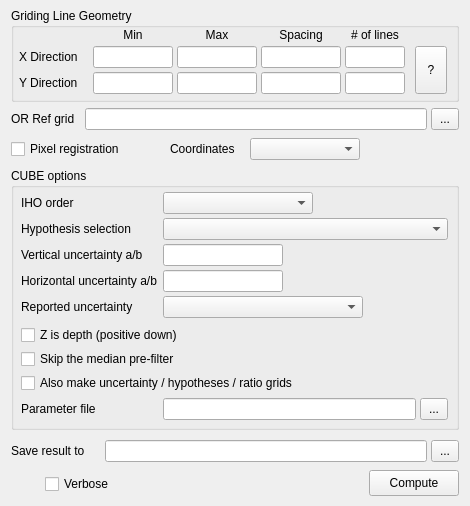
<?xml version="1.0" encoding="UTF-8"?>
<ui version="4.0">
 <class>CubeDialog</class>
 <widget class="QDialog" name="CubeDialog">
  <property name="geometry">
   <rect><x>0</x><y>0</y><width>470</width><height>506</height></rect>
  </property>
  <property name="windowTitle">
   <string>CUBE gridding (MB-System)</string>
  </property>
  <widget class="QGroupBox" name="geoGroup">
   <property name="geometry"><rect><x>11</x><y>8</y><width>448</width><height>94</height></rect></property>
   <property name="title"><string>Griding Line Geometry</string></property>
   <widget class="QLabel" name="minLab">
    <property name="geometry"><rect><x>82</x><y>18</y><width>80</width><height>18</height></rect></property>
    <property name="text"><string>Min</string></property>
    <property name="alignment"><set>Qt::AlignHCenter|Qt::AlignVCenter</set></property>
   </widget>
   <widget class="QLabel" name="maxLab">
    <property name="geometry"><rect><x>166</x><y>18</y><width>80</width><height>18</height></rect></property>
    <property name="text"><string>Max</string></property>
    <property name="alignment"><set>Qt::AlignHCenter|Qt::AlignVCenter</set></property>
   </widget>
   <widget class="QLabel" name="spacingLab">
    <property name="geometry"><rect><x>250</x><y>18</y><width>80</width><height>18</height></rect></property>
    <property name="text"><string>Spacing</string></property>
    <property name="alignment"><set>Qt::AlignHCenter|Qt::AlignVCenter</set></property>
   </widget>
   <widget class="QLabel" name="nLinesLab">
    <property name="geometry"><rect><x>334</x><y>18</y><width>60</width><height>18</height></rect></property>
    <property name="text"><string># of lines</string></property>
    <property name="alignment"><set>Qt::AlignHCenter|Qt::AlignVCenter</set></property>
   </widget>
   <widget class="QLabel" name="xDirLab">
    <property name="geometry"><rect><x>8</x><y>38</y><width>72</width><height>22</height></rect></property>
    <property name="text"><string>X Direction</string></property>
   </widget>
   <widget class="QLineEdit" name="xMin">
    <property name="geometry"><rect><x>82</x><y>38</y><width>80</width><height>22</height></rect></property>
   </widget>
   <widget class="QLineEdit" name="xMax">
    <property name="geometry"><rect><x>166</x><y>38</y><width>80</width><height>22</height></rect></property>
   </widget>
   <widget class="QLineEdit" name="xInc">
    <property name="geometry"><rect><x>250</x><y>38</y><width>80</width><height>22</height></rect></property>
   </widget>
   <widget class="QLineEdit" name="xN">
    <property name="geometry"><rect><x>334</x><y>38</y><width>60</width><height>22</height></rect></property>
   </widget>
   <widget class="QLabel" name="yDirLab">
    <property name="geometry"><rect><x>8</x><y>64</y><width>72</width><height>22</height></rect></property>
    <property name="text"><string>Y Direction</string></property>
   </widget>
   <widget class="QLineEdit" name="yMin">
    <property name="geometry"><rect><x>82</x><y>64</y><width>80</width><height>22</height></rect></property>
   </widget>
   <widget class="QLineEdit" name="yMax">
    <property name="geometry"><rect><x>166</x><y>64</y><width>80</width><height>22</height></rect></property>
   </widget>
   <widget class="QLineEdit" name="yInc">
    <property name="geometry"><rect><x>250</x><y>64</y><width>80</width><height>22</height></rect></property>
   </widget>
   <widget class="QLineEdit" name="yN">
    <property name="geometry"><rect><x>334</x><y>64</y><width>60</width><height>22</height></rect></property>
   </widget>
   <widget class="QToolButton" name="helpBtn">
    <property name="geometry"><rect><x>404</x><y>38</y><width>32</width><height>48</height></rect></property>
    <property name="text"><string>?</string></property>
    <property name="toolTip"><string>Edit any two of Min/Max/Spacing/# and the rest are derived.</string></property>
   </widget>
  </widget>
  <widget class="QLabel" name="refLab">
   <property name="geometry"><rect><x>11</x><y>108</y><width>72</width><height>22</height></rect></property>
   <property name="text"><string>OR Ref grid</string></property>
  </widget>
  <widget class="QLineEdit" name="refEdit">
   <property name="geometry"><rect><x>85</x><y>108</y><width>342</width><height>22</height></rect></property>
   <property name="toolTip"><string>Pick a grid/image; its region, spacing and size fill the boxes above.</string></property>
  </widget>
  <widget class="QToolButton" name="refBtn">
   <property name="geometry"><rect><x>431</x><y>108</y><width>28</width><height>22</height></rect></property>
   <property name="text"><string>...</string></property>
  </widget>
  <widget class="QCheckBox" name="chk_pixel">
   <property name="geometry"><rect><x>11</x><y>138</y><width>140</width><height>22</height></rect></property>
   <property name="text"><string>Pixel registration</string></property>
   <property name="toolTip"><string>Pixel registration for the output grid (-r)</string></property>
  </widget>
  <widget class="QLabel" name="lb_coords">
   <property name="geometry"><rect><x>170</x><y>138</y><width>76</width><height>22</height></rect></property>
   <property name="text"><string>Coordinates</string></property>
  </widget>
  <widget class="QComboBox" name="cb_coords">
   <property name="geometry"><rect><x>250</x><y>138</y><width>110</width><height>22</height></rect></property>
   <property name="toolTip"><string>&lt;html&gt;Whether x,y are longitude/latitude (-fg). "auto" asks GMT to&lt;br&gt;guess from the data.&lt;/html&gt;</string></property>
  </widget>
  <widget class="QGroupBox" name="gb_cube">
   <property name="geometry"><rect><x>11</x><y>168</y><width>448</width><height>262</height></rect></property>
   <property name="title"><string>CUBE options</string></property>
   <widget class="QLabel" name="lb_iho_order">
    <property name="geometry"><rect><x>10</x><y>24</y><width>140</width><height>22</height></rect></property>
    <property name="text"><string>IHO order</string></property>
   </widget>
   <widget class="QComboBox" name="opt_iho_order">
    <property name="geometry"><rect><x>152</x><y>24</y><width>150</width><height>22</height></rect></property>
   </widget>
   <widget class="QLabel" name="lb_method">
    <property name="geometry"><rect><x>10</x><y>50</y><width>140</width><height>22</height></rect></property>
    <property name="text"><string>Hypothesis selection</string></property>
   </widget>
   <widget class="QComboBox" name="opt_method">
    <property name="geometry"><rect><x>152</x><y>50</y><width>285</width><height>22</height></rect></property>
   </widget>
   <widget class="QLabel" name="lb_tvu">
    <property name="geometry"><rect><x>10</x><y>76</y><width>140</width><height>22</height></rect></property>
    <property name="text"><string>Vertical uncertainty a/b</string></property>
   </widget>
   <widget class="QLineEdit" name="opt_tvu">
    <property name="geometry"><rect><x>152</x><y>76</y><width>120</width><height>22</height></rect></property>
   </widget>
   <widget class="QLabel" name="lb_thu">
    <property name="geometry"><rect><x>10</x><y>102</y><width>140</width><height>22</height></rect></property>
    <property name="text"><string>Horizontal uncertainty a/b</string></property>
   </widget>
   <widget class="QLineEdit" name="opt_thu">
    <property name="geometry"><rect><x>152</x><y>102</y><width>120</width><height>22</height></rect></property>
   </widget>
   <widget class="QLabel" name="lb_variance">
    <property name="geometry"><rect><x>10</x><y>128</y><width>140</width><height>22</height></rect></property>
    <property name="text"><string>Reported uncertainty</string></property>
   </widget>
   <widget class="QComboBox" name="opt_variance">
    <property name="geometry"><rect><x>152</x><y>128</y><width>200</width><height>22</height></rect></property>
   </widget>
   <widget class="QCheckBox" name="opt_zdown">
    <property name="geometry"><rect><x>10</x><y>156</y><width>420</width><height>22</height></rect></property>
    <property name="text"><string>Z is depth (positive down)</string></property>
   </widget>
   <widget class="QCheckBox" name="opt_noqueue">
    <property name="geometry"><rect><x>10</x><y>180</y><width>420</width><height>22</height></rect></property>
    <property name="text"><string>Skip the median pre-filter</string></property>
   </widget>
   <widget class="QCheckBox" name="opt_extra">
    <property name="geometry"><rect><x>10</x><y>204</y><width>420</width><height>22</height></rect></property>
    <property name="text"><string>Also make uncertainty / hypotheses / ratio grids</string></property>
   </widget>
   <widget class="QLabel" name="lb_paramfile">
    <property name="geometry"><rect><x>10</x><y>230</y><width>140</width><height>22</height></rect></property>
    <property name="text"><string>Parameter file</string></property>
   </widget>
   <widget class="QLineEdit" name="opt_paramfile">
    <property name="geometry"><rect><x>152</x><y>230</y><width>253</width><height>22</height></rect></property>
   </widget>
   <widget class="QToolButton" name="btn_paramfile">
    <property name="geometry"><rect><x>409</x><y>230</y><width>28</width><height>22</height></rect></property>
    <property name="text"><string>...</string></property>
   </widget>
  </widget>
  <widget class="QLabel" name="lb_out">
   <property name="geometry"><rect><x>11</x><y>440</y><width>90</width><height>22</height></rect></property>
   <property name="text"><string>Save result to</string></property>
  </widget>
  <widget class="QLineEdit" name="edit_outfile">
   <property name="geometry"><rect><x>105</x><y>440</y><width>322</width><height>22</height></rect></property>
   <property name="toolTip"><string>Optional output grid file. Leave empty to keep the result only in this window.</string></property>
  </widget>
  <widget class="QToolButton" name="btn_outfile">
   <property name="geometry"><rect><x>431</x><y>440</y><width>28</width><height>22</height></rect></property>
   <property name="text"><string>...</string></property>
  </widget>
  <widget class="QWidget" name="manualHolder">
   <property name="geometry"><rect><x>11</x><y>471</y><width>26</width><height>26</height></rect></property>
   <property name="toolTip"><string>Open full manual page</string></property>
  </widget>
  <widget class="QCheckBox" name="chk_verbose">
   <property name="geometry"><rect><x>45</x><y>472</y><width>80</width><height>24</height></rect></property>
   <property name="text"><string>Verbose</string></property>
   <property name="toolTip"><string>Let the module report its progress in the Julia console (-V)</string></property>
  </widget>
  <widget class="QPushButton" name="push_compute">
   <property name="geometry"><rect><x>369</x><y>470</y><width>90</width><height>26</height></rect></property>
   <property name="text"><string>Compute</string></property>
   <property name="autoDefault"><bool>false</bool></property>
  </widget>
 </widget>
 <resources/>
 <connections/>
</ui>
